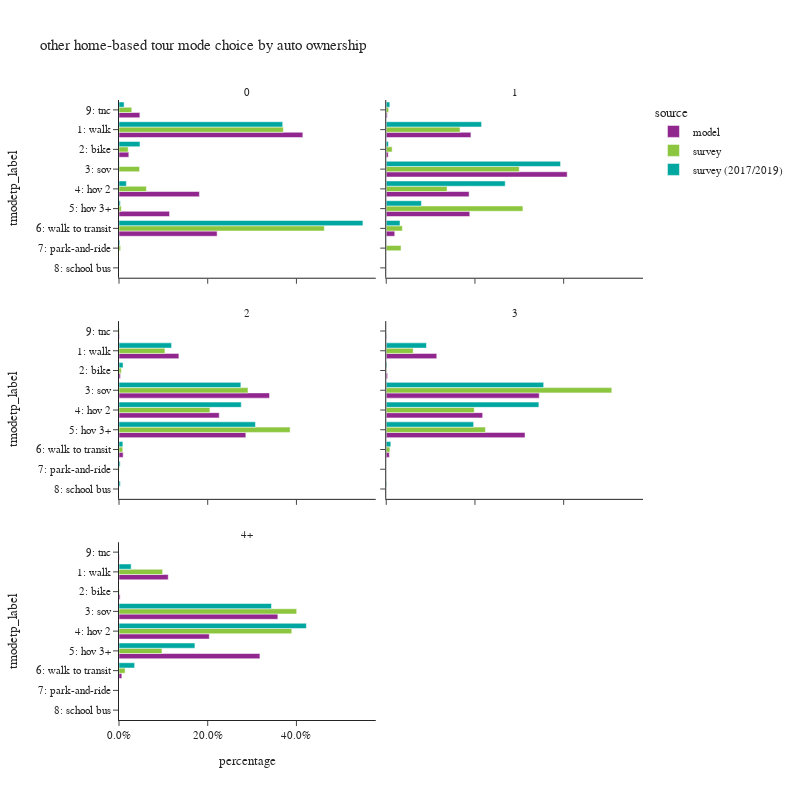

The notebook cell this image was saved under:
### Code cell
plot_mode_choice(hb_tour.loc[hb_tour['auto_ownership_4+']!="-1"],"auto_ownership_4+",
                 {"auto_ownership_4+":["0","1","2","3","4+"],
                  "tmodetp_label":["1: walk","2: bike","3: sov","4: hov 2","5: hov 3+","6: walk to transit",
                                   "7: park-and-ride","8: school bus","9: other–survey only"]},
                 "auto ownership",2,800)

### Figure 1 — Plotly figure (JSON) as saved in the notebook; plotly's stock layout.template omitted (floating-point values rounded to 4 significant figures)
{"data": [{"alignmentgroup": "True", "customdata": [[8435], [450], [3689], [2320], [4502], [957]], "hovertemplate": "source=model<br>auto_ownership_4+=0<br>percentage=%{x}<br>tmodetp_label=%{y}<br>sample count=%{customdata[0]}<extra></extra>", "legendgroup": "model", "marker": {"color": "#91268F", "pattern": {"shape": ""}}, "name": "model", "offsetgroup": "model", "orientation": "h", "showlegend": true, "textposition": "auto", "type": "bar", "x": [0.4144, 0.02211, 0.1813, 0.114, 0.2212, 0.04702], "xaxis": "x5", "y": ["1: walk", "2: bike", "4: hov 2", "5: hov 3+", "6: walk to transit", "9: tnc"], "yaxis": "y5"}, {"alignmentgroup": "True", "customdata": [[13058], [305], [27899], [12778], [12880], [1313], [161]], "hovertemplate": "source=model<br>auto_ownership_4+=1<br>percentage=%{x}<br>tmodetp_label=%{y}<br>sample count=%{customdata[0]}<extra></extra>", "legendgroup": "model", "marker": {"color": "#91268F", "pattern": {"shape": ""}}, "name": "model", "offsetgroup": "model", "orientation": "h", "showlegend": false, "textposition": "auto", "type": "bar", "x": [0.1909, 0.004459, 0.4079, 0.1868, 0.1883, 0.0192, 0.002354], "xaxis": "x6", "y": ["1: walk", "2: bike", "3: sov", "4: hov 2", "5: hov 3+", "6: walk to transit", "9: tnc"], "yaxis": "y6"}, {"alignmentgroup": "True", "customdata": [[16433], [403], [41311], [27509], [34808], [1138], [137]], "hovertemplate": "source=model<br>auto_ownership_4+=2<br>percentage=%{x}<br>tmodetp_label=%{y}<br>sample count=%{customdata[0]}<extra></extra>", "legendgroup": "model", "marker": {"color": "#91268F", "pattern": {"shape": ""}}, "name": "model", "offsetgroup": "model", "orientation": "h", "showlegend": false, "textposition": "auto", "type": "bar", "x": [0.135, 0.00331, 0.3393, 0.226, 0.2859, 0.009348, 0.001125], "xaxis": "x3", "y": ["1: walk", "2: bike", "3: sov", "4: hov 2", "5: hov 3+", "6: walk to transit", "9: tnc"], "yaxis": "y3"}, {"alignmentgroup": "True", "customdata": [[8146], [216], [24672], [15544], [22378], [500], [61]], "hovertemplate": "source=model<br>auto_ownership_4+=3<br>percentage=%{x}<br>tmodetp_label=%{y}<br>sample count=%{customdata[0]}<extra></extra>", "legendgroup": "model", "marker": {"color": "#91268F", "pattern": {"shape": ""}}, "name": "model", "offsetgroup": "model", "orientation": "h", "showlegend": false, "textposition": "auto", "type": "bar", "x": [0.1139, 0.00302, 0.345, 0.2173, 0.3129, 0.006991, 0.0008529], "xaxis": "x4", "y": ["1: walk", "2: bike", "3: sov", "4: hov 2", "5: hov 3+", "6: walk to transit", "9: tnc"], "yaxis": "y4"}, {"alignmentgroup": "True", "customdata": [[4391], [100], [14170], [8056], [12569], [252], [29]], "hovertemplate": "source=model<br>auto_ownership_4+=4+<br>percentage=%{x}<br>tmodetp_label=%{y}<br>sample count=%{customdata[0]}<extra></extra>", "legendgroup": "model", "marker": {"color": "#91268F", "pattern": {"shape": ""}}, "name": "model", "offsetgroup": "model", "orientation": "h", "showlegend": false, "textposition": "auto", "type": "bar", "x": [0.111, 0.002527, 0.3581, 0.2036, 0.3177, 0.006369, 0.0007329], "xaxis": "x", "y": ["1: walk", "2: bike", "3: sov", "4: hov 2", "5: hov 3+", "6: walk to transit", "9: tnc"], "yaxis": "y"}, {"alignmentgroup": "True", "customdata": [[229], [22], [7], [15], [12], [128], [5], [10]], "hovertemplate": "source=survey<br>auto_ownership_4+=0<br>percentage=%{x}<br>tmodetp_label=%{y}<br>sample count=%{customdata[0]}<extra></extra>", "legendgroup": "survey", "marker": {"color": "#8CC63E", "pattern": {"shape": ""}}, "name": "survey", "offsetgroup": "survey", "orientation": "h", "showlegend": true, "textposition": "auto", "type": "bar", "x": [0.3705, 0.0207, 0.0464, 0.0618, 0.005118, 0.463, 0.003678, 0.02881], "xaxis": "x5", "y": ["1: walk", "2: bike", "3: sov", "4: hov 2", "5: hov 3+", "6: walk to transit", "7: park-and-ride", "9: tnc"], "yaxis": "y5"}, {"alignmentgroup": "True", "customdata": [[447], [43], [555], [296], [163], [54], [6], [2], [4]], "hovertemplate": "source=survey<br>auto_ownership_4+=1<br>percentage=%{x}<br>tmodetp_label=%{y}<br>sample count=%{customdata[0]}<extra></extra>", "legendgroup": "survey", "marker": {"color": "#8CC63E", "pattern": {"shape": ""}}, "name": "survey", "offsetgroup": "survey", "orientation": "h", "showlegend": false, "textposition": "auto", "type": "bar", "x": [0.1664, 0.01331, 0.2998, 0.1371, 0.3081, 0.03633, 0.03332, 6.54e-05, 0.0055], "xaxis": "x6", "y": ["1: walk", "2: bike", "3: sov", "4: hov 2", "5: hov 3+", "6: walk to transit", "7: park-and-ride", "8: school bus", "9: tnc"], "yaxis": "y6"}, {"alignmentgroup": "True", "customdata": [[187], [19], [494], [364], [270], [14], [5], [5]], "hovertemplate": "source=survey<br>auto_ownership_4+=2<br>percentage=%{x}<br>tmodetp_label=%{y}<br>sample count=%{customdata[0]}<extra></extra>", "legendgroup": "survey", "marker": {"color": "#8CC63E", "pattern": {"shape": ""}}, "name": "survey", "offsetgroup": "survey", "orientation": "h", "showlegend": false, "textposition": "auto", "type": "bar", "x": [0.1036, 0.005199, 0.2908, 0.205, 0.3858, 0.008418, 0.0006226, 0.0006738], "xaxis": "x3", "y": ["1: walk", "2: bike", "3: sov", "4: hov 2", "5: hov 3+", "6: walk to transit", "7: park-and-ride", "9: tnc"], "yaxis": "y3"}, {"alignmentgroup": "True", "customdata": [[38], [2], [194], [90], [45], [2]], "hovertemplate": "source=survey<br>auto_ownership_4+=3<br>percentage=%{x}<br>tmodetp_label=%{y}<br>sample count=%{customdata[0]}<extra></extra>", "legendgroup": "survey", "marker": {"color": "#8CC63E", "pattern": {"shape": ""}}, "name": "survey", "offsetgroup": "survey", "orientation": "h", "showlegend": false, "textposition": "auto", "type": "bar", "x": [0.06078, 0.0003419, 0.5085, 0.1984, 0.2237, 0.008305], "xaxis": "x4", "y": ["1: walk", "2: bike", "3: sov", "4: hov 2", "5: hov 3+", "6: walk to transit"], "yaxis": "y4"}, {"alignmentgroup": "True", "customdata": [[13], [1], [65], [45], [16], [2]], "hovertemplate": "source=survey<br>auto_ownership_4+=4+<br>percentage=%{x}<br>tmodetp_label=%{y}<br>sample count=%{customdata[0]}<extra></extra>", "legendgroup": "survey", "marker": {"color": "#8CC63E", "pattern": {"shape": ""}}, "name": "survey", "offsetgroup": "survey", "orientation": "h", "showlegend": false, "textposition": "auto", "type": "bar", "x": [0.0983, 0.000873, 0.4006, 0.3895, 0.09691, 0.01383], "xaxis": "x", "y": ["1: walk", "2: bike", "3: sov", "4: hov 2", "5: hov 3+", "6: walk to transit"], "yaxis": "y"}, {"alignmentgroup": "True", "customdata": [[389], [28], [7], [27], [12], [286], [4], [1], [22]], "hovertemplate": "source=survey (2017/2019)<br>auto_ownership_4+=0<br>percentage=%{x}<br>tmodetp_label=%{y}<br>sample count=%{customdata[0]}<extra></extra>", "legendgroup": "survey (2017/2019)", "marker": {"color": "#00A7A0", "pattern": {"shape": ""}}, "name": "survey (2017/2019)", "offsetgroup": "survey (2017/2019)", "orientation": "h", "showlegend": true, "textposition": "auto", "type": "bar", "x": [0.3691, 0.04729, 0.0006345, 0.0166, 0.002892, 0.5499, 0.001909, 0.0001904, 0.0115], "xaxis": "x5", "y": ["1: walk", "2: bike", "3: sov", "4: hov 2", "5: hov 3+", "6: walk to transit", "7: park-and-ride", "8: school bus", "9: tnc"], "yaxis": "y5"}, {"alignmentgroup": "True", "customdata": [[977], [40], [839], [626], [264], [165], [8], [2], [34]], "hovertemplate": "source=survey (2017/2019)<br>auto_ownership_4+=1<br>percentage=%{x}<br>tmodetp_label=%{y}<br>sample count=%{customdata[0]}<extra></extra>", "legendgroup": "survey (2017/2019)", "marker": {"color": "#00A7A0", "pattern": {"shape": ""}}, "name": "survey (2017/2019)", "offsetgroup": "survey (2017/2019)", "orientation": "h", "showlegend": false, "textposition": "auto", "type": "bar", "x": [0.2149, 0.004967, 0.393, 0.2683, 0.07937, 0.03101, 0.0003279, 5.575e-05, 0.008142], "xaxis": "x6", "y": ["1: walk", "2: bike", "3: sov", "4: hov 2", "5: hov 3+", "6: walk to transit", "7: park-and-ride", "8: school bus", "9: tnc"], "yaxis": "y6"}, {"alignmentgroup": "True", "customdata": [[466], [43], [774], [639], [459], [73], [10], [7], [8]], "hovertemplate": "source=survey (2017/2019)<br>auto_ownership_4+=2<br>percentage=%{x}<br>tmodetp_label=%{y}<br>sample count=%{customdata[0]}<extra></extra>", "legendgroup": "survey (2017/2019)", "marker": {"color": "#00A7A0", "pattern": {"shape": ""}}, "name": "survey (2017/2019)", "offsetgroup": "survey (2017/2019)", "orientation": "h", "showlegend": false, "textposition": "auto", "type": "bar", "x": [0.1186, 0.009152, 0.2747, 0.2756, 0.3076, 0.008719, 0.002597, 0.002912, 0.0001232], "xaxis": "x3", "y": ["1: walk", "2: bike", "3: sov", "4: hov 2", "5: hov 3+", "6: walk to transit", "7: park-and-ride", "8: school bus", "9: tnc"], "yaxis": "y3"}, {"alignmentgroup": "True", "customdata": [[58], [2], [194], [140], [86], [12], [2], [1]], "hovertemplate": "source=survey (2017/2019)<br>auto_ownership_4+=3<br>percentage=%{x}<br>tmodetp_label=%{y}<br>sample count=%{customdata[0]}<extra></extra>", "legendgroup": "survey (2017/2019)", "marker": {"color": "#00A7A0", "pattern": {"shape": ""}}, "name": "survey (2017/2019)", "offsetgroup": "survey (2017/2019)", "orientation": "h", "showlegend": false, "textposition": "auto", "type": "bar", "x": [0.09077, 0.001741, 0.3549, 0.3441, 0.197, 0.01031, 0.001032, 5.789e-05], "xaxis": "x4", "y": ["1: walk", "2: bike", "3: sov", "4: hov 2", "5: hov 3+", "6: walk to transit", "8: school bus", "9: tnc"], "yaxis": "y4"}, {"alignmentgroup": "True", "customdata": [[15], [91], [65], [43], [3]], "hovertemplate": "source=survey (2017/2019)<br>auto_ownership_4+=4+<br>percentage=%{x}<br>tmodetp_label=%{y}<br>sample count=%{customdata[0]}<extra></extra>", "legendgroup": "survey (2017/2019)", "marker": {"color": "#00A7A0", "pattern": {"shape": ""}}, "name": "survey (2017/2019)", "offsetgroup": "survey (2017/2019)", "orientation": "h", "showlegend": false, "textposition": "auto", "type": "bar", "x": [0.02737, 0.3438, 0.4224, 0.1712, 0.03524], "xaxis": "x", "y": ["1: walk", "3: sov", "4: hov 2", "5: hov 3+", "6: walk to transit"], "yaxis": "y"}], "layout": {"annotations": [{"font": {}, "showarrow": false, "text": "4+", "x": 0.245, "xanchor": "center", "xref": "paper", "y": 0.2867, "yanchor": "bottom", "yref": "paper"}, {"font": {}, "showarrow": false, "text": "2", "x": 0.245, "xanchor": "center", "xref": "paper", "y": 0.6433, "yanchor": "bottom", "yref": "paper"}, {"font": {}, "showarrow": false, "text": "3", "x": 0.755, "xanchor": "center", "xref": "paper", "y": 0.6433, "yanchor": "bottom", "yref": "paper"}, {"font": {}, "showarrow": false, "text": "0", "x": 0.245, "xanchor": "center", "xref": "paper", "y": 1.0, "yanchor": "bottom", "yref": "paper"}, {"font": {}, "showarrow": false, "text": "1", "x": 0.755, "xanchor": "center", "xref": "paper", "y": 1.0, "yanchor": "bottom", "yref": "paper"}], "barmode": "group", "height": 800, "legend": {"title": {"text": "source"}, "tracegroupgap": 0}, "title": {"text": "other home-based tour mode choice by auto ownership"}, "width": 800, "xaxis": {"anchor": "y", "domain": [0.0, 0.49], "tickformat": ".1%", "title": {"text": "percentage"}}, "xaxis2": {"anchor": "y2", "domain": [0.51, 1.0], "matches": "x", "tickformat": ".1%", "title": {"text": "percentage"}}, "xaxis3": {"anchor": "y3", "domain": [0.0, 0.49], "matches": "x", "showticklabels": false, "tickformat": ".1%"}, "xaxis4": {"anchor": "y4", "domain": [0.51, 1.0], "matches": "x", "showticklabels": false, "tickformat": ".1%"}, "xaxis5": {"anchor": "y5", "domain": [0.0, 0.49], "matches": "x", "showticklabels": false, "tickformat": ".1%"}, "xaxis6": {"anchor": "y6", "domain": [0.51, 1.0], "matches": "x", "showticklabels": false, "tickformat": ".1%"}, "yaxis": {"anchor": "x", "categoryarray": ["9: other–survey only", "8: school bus", "7: park-and-ride", "6: walk to transit", "5: hov 3+", "4: hov 2", "3: sov", "2: bike", "1: walk"], "categoryorder": "array", "domain": [0.0, 0.2867], "title": {"text": "tmodetp_label"}}, "yaxis2": {"anchor": "x2", "domain": [0.0, 0.2867], "matches": "y", "showticklabels": false}, "yaxis3": {"anchor": "x3", "categoryarray": ["9: other–survey only", "8: school bus", "7: park-and-ride", "6: walk to transit", "5: hov 3+", "4: hov 2", "3: sov", "2: bike", "1: walk"], "categoryorder": "array", "domain": [0.3567, 0.6433], "matches": "y", "title": {"text": "tmodetp_label"}}, "yaxis4": {"anchor": "x4", "domain": [0.3567, 0.6433], "matches": "y", "showticklabels": false}, "yaxis5": {"anchor": "x5", "categoryarray": ["9: other–survey only", "8: school bus", "7: park-and-ride", "6: walk to transit", "5: hov 3+", "4: hov 2", "3: sov", "2: bike", "1: walk"], "categoryorder": "array", "domain": [0.7133, 1.0], "matches": "y", "title": {"text": "tmodetp_label"}}, "yaxis6": {"anchor": "x6", "domain": [0.7133, 1.0], "matches": "y", "showticklabels": false}}}
